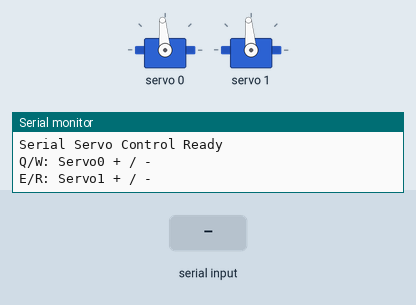
Simulated run of this sketch. Board: ESP32. Shown: 2 × servo, the last lines printed to the serial monitor. Inputs (shaded band) come from the test bench.

Above: at 1.2 s.
1.3 s: "q\n" received over Serial
At 2.4 s:
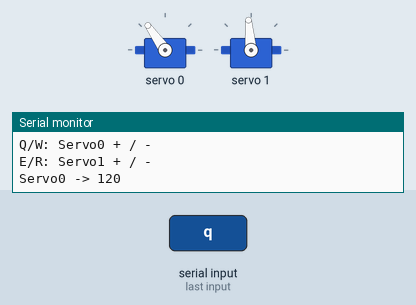
2.8 s: "Q\n" received over Serial
At 3.6 s:
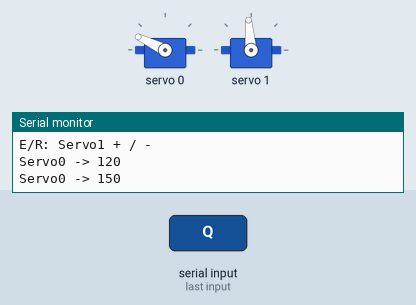
4.3 s: "e\n" received over Serial
At 4.7 s:
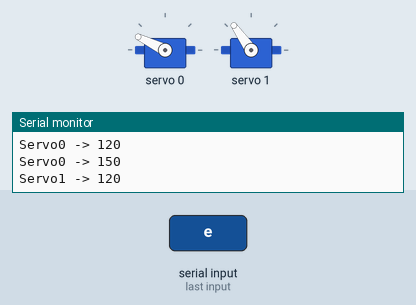
5.8 s: "E\n" received over Serial
At 7.0 s:
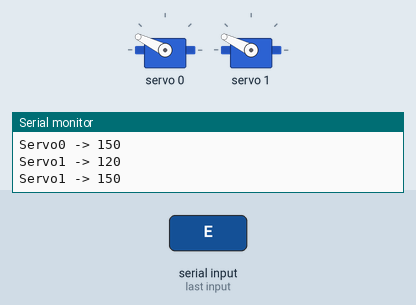
7.3 s: "w\n" received over Serial
At 8.2 s:
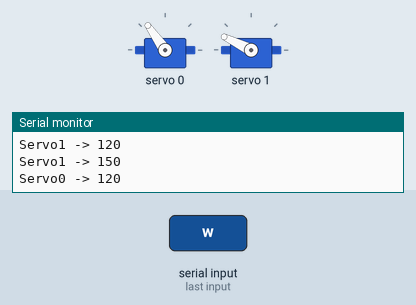
8.8 s: "W\n" received over Serial
At 9.3 s:
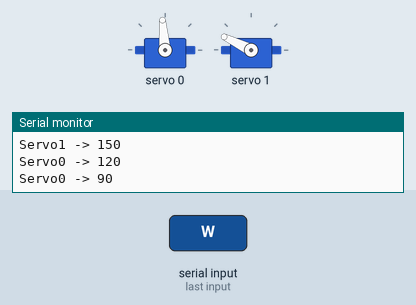
Timing chart, 0 to 11.3 s (numbered marks = the images above; inputs shaded):
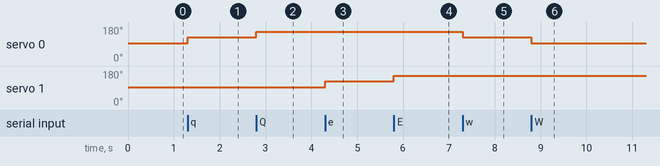

The sketch:

ESP32_16channel_serial_control.ino
```cpp
/*
  ESP32 + PCA9685 16ch Servo Driver Serial Control
  - Q/W : 채널0(Servo0) + / -
  - E/R : 채널1(Servo1) + / -
  필요 시 채널/키 추가 가능
*/

#include <Wire.h>
#include <Adafruit_PWMServoDriver.h>

// PCA9685 I2C 기본 주소(0x40)
Adafruit_PWMServoDriver pwm = Adafruit_PWMServoDriver();

// 서보 파형 최소·최대 펄스 (약 500µs~2500µs)
#define SERVO_MIN 150  //  150 = 500µs
#define SERVO_MAX 600  //  600 = 2500µs

int angle0 = 90;  // 채널 0 초기 각도 (0~180)
int angle1 = 90;  // 채널 1 초기 각도

// 키 조작시 한 번에 이동할 각도 증분
const int STEP = 30;

void setup() {
  Serial.begin(115200);
  Wire.begin();            // ESP32 기본 SDA/DCL 핀 사용
  pwm.begin();             // PCA9685 초기화
  pwm.setPWMFreq(60);      // 60Hz 서보 주파수
  delay(10);

  // 초기 위치로 이동
  setServoAngle(0, angle0);
  setServoAngle(1, angle1);

  Serial.println("Serial Servo Control Ready");
  Serial.println("Q/W: Servo0 + / -");
  Serial.println("E/R: Servo1 + / -");
}

void loop() {
  if (Serial.available()) {
    char cmd = Serial.read();
    switch (cmd) {
      case 'q':
      case 'Q':
        angle0 = constrain(angle0 + STEP, 0, 180);
        Serial.print("Servo0 -> "); Serial.println(angle0);
        setServoAngle(0, angle0);
        break;
      case 'w':
      case 'W':
        angle0 = constrain(angle0 - STEP, 0, 180);
        Serial.print("Servo0 -> "); Serial.println(angle0);
        setServoAngle(0, angle0);
        break;
      case 'e':
      case 'E':
        angle1 = constrain(angle1 + STEP, 0, 180);
        Serial.print("Servo1 -> "); Serial.println(angle1);
        setServoAngle(1, angle1);
        break;
      case 'r':
      case 'R':
        angle1 = constrain(angle1 - STEP, 0, 180);
        Serial.print("Servo1 -> "); Serial.println(angle1);
        setServoAngle(1, angle1);
        break;
      default:
        // 엔터·리턴 무시
        if (cmd!='\n' && cmd!='\r') {
          Serial.print("Unknown cmd: "); Serial.println(cmd);
        }
        break;
    }
  }
}

// 각 채널에 대해 0~180°를 SERVO_MIN~SERVO_MAX 펄스로 변환하여 출력
void setServoAngle(uint8_t channel, int angle) {
  int pulse = map(angle, 0, 180, SERVO_MIN, SERVO_MAX);
  pwm.setPWM(channel, 0, pulse);
}
```

Measured:
- after the input at 1.3 s, servo 0: 95° → 125° at once
- after the input at 2.8 s, servo 0: 125° → 154° at once
- after the input at 4.3 s, servo 1: 95° → 125° at once
- after the input at 5.8 s, servo 1: 125° → 154° at once
- after the input at 7.3 s, servo 0: 154° → 125° at once
- after the input at 8.8 s, servo 0: 125° → 95° at once
